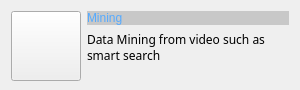
          <widget class="QWidget" name="widget_11" native="true">
           <property name="minimumSize">
            <size>
             <width>300</width>
             <height>90</height>
            </size>
           </property>
           <property name="maximumSize">
            <size>
             <width>300</width>
             <height>90</height>
            </size>
           </property>
           <property name="styleSheet">
            <string notr="true">QWidget:hover {
background-color: rgb(200, 200, 200);}
QWidget:pressed {
background-color: rgb(200, 200, 200);}</string>
           </property>
           <layout class="QHBoxLayout" name="horizontalLayout_23">
            <item>
             <widget class="QPushButton" name="pbMining">
              <property name="minimumSize">
               <size>
                <width>70</width>
                <height>70</height>
               </size>
              </property>
              <property name="maximumSize">
               <size>
                <width>70</width>
                <height>70</height>
               </size>
              </property>
              <property name="styleSheet">
               <string notr="true">QPushButton:hover {
border:none;
color:white;
background-color: rgb(85, 170, 255);}
QPushButton:pressed {
background-color: rgb(200, 200, 200);}</string>
              </property>
              <property name="text">
               <string/>
              </property>
              <property name="icon">
               <iconset resource="vscmainwindows.qrc">
                <normaloff>:/action/resources/mining.png</normaloff>:/action/resources/mining.png</iconset>
              </property>
              <property name="iconSize">
               <size>
                <width>50</width>
                <height>50</height>
               </size>
              </property>
             </widget>
            </item>
            <item>
             <layout class="QVBoxLayout" name="verticalLayout_14">
              <item>
               <widget class="QLabel" name="lbView_13">
                <property name="styleSheet">
                 <string notr="true">font: 75 11pt &quot;微软雅黑&quot;;
color: rgb(85, 170, 255);
background-color: rgb(200, 200, 200);</string>
                </property>
                <property name="text">
                 <string>Mining</string>
                </property>
                <property name="textFormat">
                 <enum>Qt::RichText</enum>
                </property>
                <property name="wordWrap">
                 <bool>true</bool>
                </property>
               </widget>
              </item>
              <item>
               <widget class="QLabel" name="label_23">
                <property name="font">
                 <font>
                  <family>微软雅黑</family>
                 </font>
                </property>
                <property name="text">
                 <string>Data Mining from video such as smart search</string>
                </property>
                <property name="wordWrap">
                 <bool>true</bool>
                </property>
               </widget>
              </item>
              <item>
               <spacer name="verticalSpacer_14">
                <property name="orientation">
                 <enum>Qt::Vertical</enum>
                </property>
                <property name="sizeHint" stdset="0">
                 <size>
                  <width>20</width>
                  <height>40</height>
                 </size>
                </property>
               </spacer>
              </item>
             </layout>
            </item>
           </layout>
          </widget>
